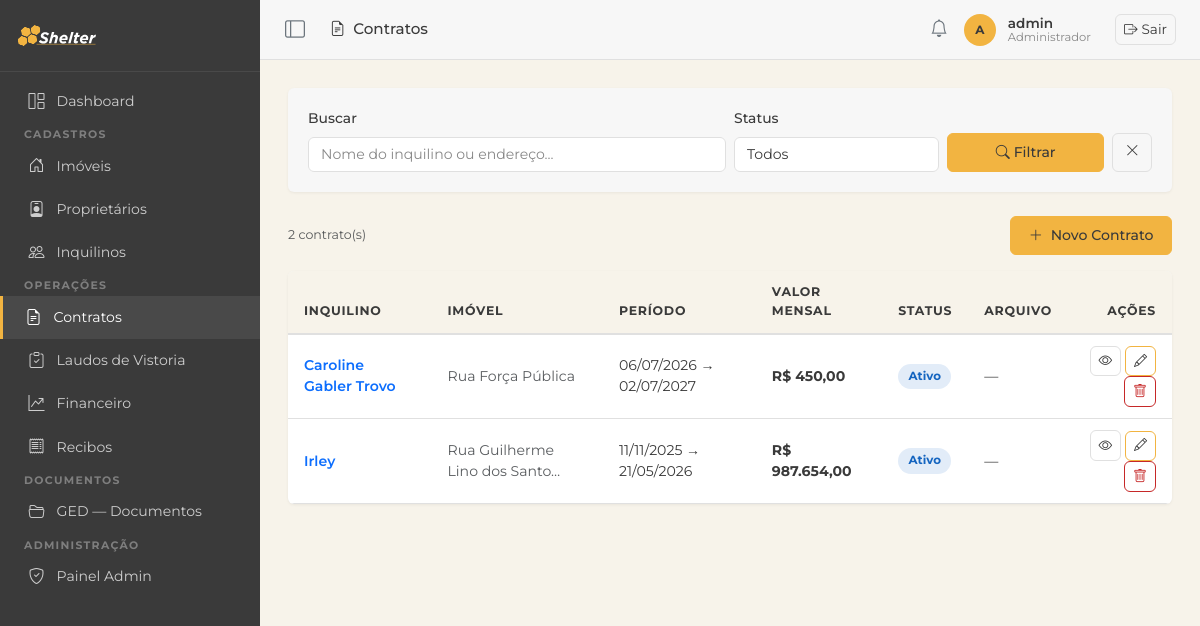
/contratos/ (signed in), run on an earlier commit of the app's database.
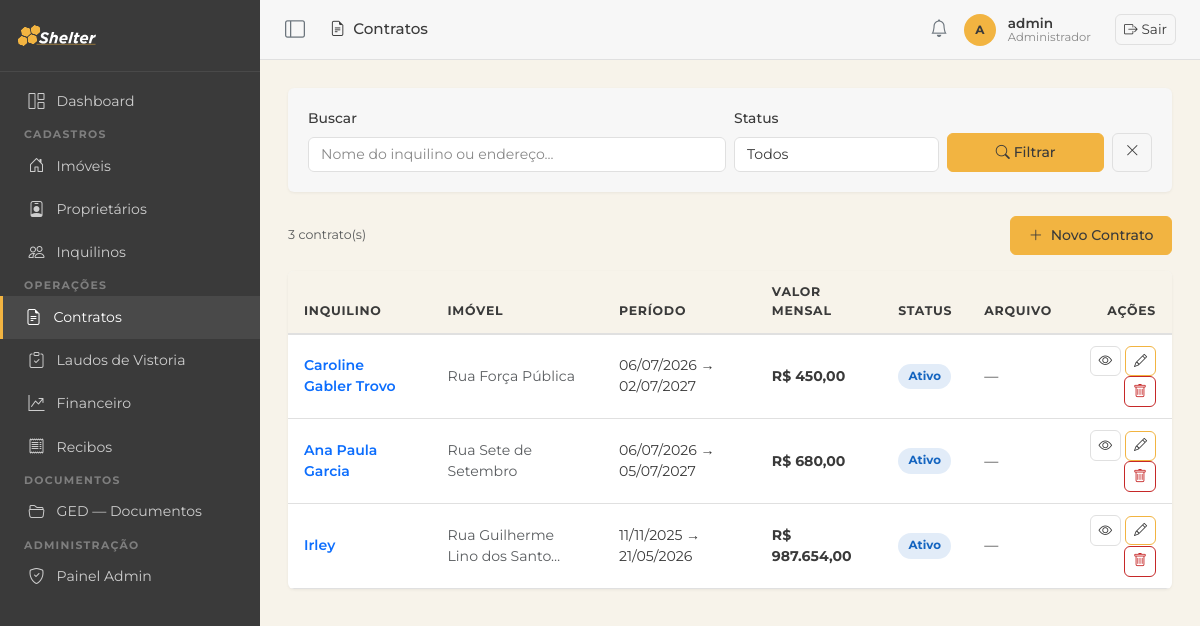
And on a later commit of the database.
### imoveis/models.py (models this page shows, shortened)
class Contrato(models.Model):
    STATUS_CHOICES = [
        ('ativo', 'Ativo'),
        ('encerrado', 'Encerrado'),
        ('rescindido', 'Rescindido'),
    ]
    TIPO_CONTRATO_CHOICES = [
        ('PF', 'Pessoa Física'),
        ('PJ', 'Pessoa Jurídica'),
    ]
    imovel = models.ForeignKey(Imovel, on_delete=models.PROTECT, related_name='contratos')
    inquilino = models.ForeignKey(Inquilino, on_delete=models.PROTECT, related_name='contratos')
    tipo_contrato = models.CharField(max_length=2, choices=TIPO_CONTRATO_CHOICES, default='PF',
                                     verbose_name='Tipo de Contrato')
    status = models.CharField(max_length=20, choices=STATUS_CHOICES, default='ativo')
    data_inicio = models.DateField(verbose_name='Data de Início')
    data_fim = models.DateField(verbose_name='Data de Término')
    valor_mensal = models.DecimalField(max_digits=10, decimal_places=2, verbose_name='Valor Mensal')
    dia_vencimento = models.PositiveSmallIntegerField(default=10, verbose_name='Dia de Vencimento')
    comprovante_renda = models.FileField(upload_to='comprovantes_renda/', blank=True, null=True,
                                         verbose_name='Comprovante de Renda (PF)')
    contrato_social = models.FileField(upload_to='contratos_sociais/', blank=True, null=True,
                                       verbose_name='Contrato Social (PJ)')
    recibo_chaves = models.FileField(upload_to='contratos/recibo_chaves/', blank=True, null=True,
                                     verbose_name='Recibo de Entrega de Chaves')
    comprovante_anual = models.FileField(upload_to='contratos/comprovante_anual/', blank=True, null=True,
                                         verbose_name='Comprovante Anual de Pagamento')
    documento_gerado = models.FileField(upload_to='contratos/gerados/', blank=True, null=True,
                                        verbose_name='Contrato gerado (PDF)')
    observacoes = models.TextField(blank=True, verbose_name='Observações')
    criado_em = models.DateTimeField(auto_now_add=True)
    class Meta:
        verbose_name = 'Contrato'
        verbose_name_plural = 'Contratos'
        ordering = ['-data_inicio']

class Inquilino(models.Model):
    FAIXA_RENDA_CHOICES = [
        ('ate_2k', '< R$ 2k'),
        ('2_4k', 'R$ 2k - R$ 3.9k'),
        ('4_7k', 'R$ 4k - R$ 6.9k'),
        ('7_10k', 'R$ 7k - R$ 9.9k'),
        ('10_16k', 'R$ 10k - R$ 15.9k'),
        ('acima_16k', 'R$ 16k +'),
    ]
    nome = models.CharField(max_length=200)
    cpf = models.CharField(max_length=14, unique=True, validators=[validate_cpf], verbose_name='CPF')
    cnpj = models.CharField(max_length=18, blank=True, validators=[validate_cnpj], verbose_name='CNPJ')
    email = models.EmailField(blank=True)
    telefone = models.CharField(max_length=20, blank=True)
    rg = models.CharField(max_length=20, blank=True, validators=[validate_rg], verbose_name='RG')
    qualificacao = models.CharField(max_length=300, blank=True, verbose_name='Qualificação',
                                    help_text='Estado civil, profissão, nacionalidade')
    profissao = models.CharField(max_length=100, blank=True, verbose_name='Profissão')
    faixa_renda = models.CharField(max_length=20, choices=FAIXA_RENDA_CHOICES, blank=True,
                                   verbose_name='Faixa de Renda')
    observacoes = models.TextField(blank=True, verbose_name='Observações')
    criado_em = models.DateTimeField(auto_now_add=True)
    class Meta:
        verbose_name = 'Inquilino'
        verbose_name_plural = 'Inquilinos'
        ordering = ['nome']

class Imovel(models.Model):
    TIPO_CHOICES = [
        ('apartamento', 'Apartamento'),
        ('casa', 'Casa'),
        ('comercial', 'Comercial'),
        ('terreno', 'Terreno'),
        ('galpao', 'Galpão'),
    ]
    STATUS_CHOICES = [
        ('ocupado', 'Ocupado'),
        ('vago', 'Vago'),
        ('manutencao', 'Em Manutenção'),
    ]
    CATEGORIA_CHOICES = [
        ('urbano', 'Urbano'),
        ('rural', 'Rural'),
    ]
    proprietario = models.ForeignKey(Proprietario, on_delete=models.PROTECT, related_name='imoveis')
    tipo = models.CharField(max_length=20, choices=TIPO_CHOICES)
    status = models.CharField(max_length=20, choices=STATUS_CHOICES, default='vago')
    categoria = models.CharField(max_length=10, choices=CATEGORIA_CHOICES, default='urbano', verbose_name='Categoria')
    endereco = models.CharField(max_length=300)
    numero = models.CharField(max_length=20, blank=True, verbose_name='Número')
    complemento = models.CharField(max_length=100, blank=True, verbose_name='Complemento')
    bairro = models.CharField(max_length=100, blank=True)
    cidade = models.CharField(max_length=100, default='')
    area_m2 = models.DecimalField(max_digits=8, decimal_places=2, null=True, blank=True, verbose_name='Área (m²)')
    descricao = models.TextField(blank=True)
    matricula = models.CharField(max_length=100, blank=True, verbose_name='Matrícula')
    data_aquisicao = models.DateField(null=True, blank=True, verbose_name='Data de Aquisição')
    valor_aquisicao = models.DecimalField(max_digits=14, decimal_places=2, null=True, blank=True, verbose_name='Valor de Aquisição')
    cadastro_prefeitura = models.CharField(max_length=100, blank=True, verbose_name='Cadastro Prefeitura')
    planta_projeto = models.FileField(upload_to='plantas/', blank=True, null=True, verbose_name='Planta/Projeto')
    nirf = models.CharField(max_length=50, blank=True, verbose_name='NIRF')
    incra = models.CharField(max_length=50, blank=True, verbose_name='INCRA')
    car = models.CharField(max_length=100, blank=True, verbose_name='CAR')
    criado_em = models.DateTimeField(auto_now_add=True)
    class Meta:
        verbose_name = 'Imóvel'
        verbose_name_plural = 'Imóveis'
        ordering = ['endereco']

### imoveis/views.py (the view)
# urls.py: path('contratos/', views.contrato_list, name='contrato_list'),
@login_required
def contrato_list(request):
    q = request.GET.get('q', '')
    status = request.GET.get('status', '')
    qs = Contrato.objects.select_related('imovel', 'inquilino')
    if q:
        qs = qs.filter(Q(inquilino__nome__icontains=q) | Q(imovel__endereco__icontains=q))
    if status:
        qs = qs.filter(status=status)
    return render(request, 'contratos/contrato_list.html', {
        'contratos': qs, 'q': q, 'status': status,
        'status_choices': Contrato.STATUS_CHOICES,
    })

### imoveis/templatetags/imoveis_tags.py (called while the page is built)
@register.filter
def brl(value):
    try:
        value = float(value)
    except (TypeError, ValueError):
        return value
    formatted = f"{value:,.2f}"          # 1,500.00  (locale inglês)
    formatted = formatted.replace(",", "X").replace(".", ",").replace("X", ".")
    return formatted

### templates/contratos/contrato_list.html (shortened to what this page needs)
{% extends 'base.html' %}
{% load imoveis_tags %}
{% block page_title %}<i class="bi bi-file-earmark-text me-2"></i>Contratos{% endblock %}
{% block nav_contratos %}active{% endblock %}
{% block content %}
<div class="section-card mb-4">
  <div class="section-card-body">
    <form method="get" class="row g-2 align-items-end">
      <div class="col-12 col-md-6">
        <label class="form-label">Buscar</label>
        <input type="text" name="q" value="{{ q }}" class="form-control" placeholder="Nome do inquilino ou endereço...">
      </div>
      <div class="col-md-3">
        <label class="form-label">Status</label>
        <select name="status" class="form-select">
          <option value="">Todos</option>
        </select>
      </div>
      <div class="col-md-3 d-flex gap-2">
        <button type="submit" class="btn btn-primary flex-fill"><i class="bi bi-search"></i> Filtrar</button>
        <a href="{% url 'contrato_list' %}" class="btn btn-outline-secondary"><i class="bi bi-x-lg"></i></a>
      </div>
    </form>
  </div>
</div>
<div class="d-flex justify-content-between align-items-center mb-3">
  <span class="text-muted small">{{ contratos.count }} contrato(s)</span>
  <a href="{% url 'contrato_create' %}" class="btn btn-primary"><i class="bi bi-plus-lg me-1"></i> Novo Contrato</a>
</div>
<div class="section-card">
  <div class="table-responsive">
    <table class="table mb-0">
      <thead>
        <tr><th>Inquilino</th><th>Imóvel</th><th>Período</th><th>Valor Mensal</th><th>Status</th><th>Arquivo</th><th class="text-end">Ações</th></tr>
      </thead>
      <tbody>
        {% for c in contratos %}
        <tr>
          <td><a href="{% url 'contrato_detail' c.pk %}" class="fw-semibold text-primary">{{ c.inquilino.nome }}</a></td>
          <td class="small text-muted">{{ c.imovel.endereco|truncatechars:30 }}</td>
          <td class="small">{{ c.data_inicio|date:"d/m/Y" }} → {{ c.data_fim|date:"d/m/Y" }}</td>
          <td><strong>R$ {{ c.valor_mensal|brl }}</strong></td>
          <td><span class="status-badge badge-{{ c.status }}">{{ c.get_status_display }}</span></td>
          <td>
            {% if c.arquivo %}
            <a href="{{ c.arquivo.url }}" target="_blank" class="btn btn-sm btn-outline-secondary"><i class="bi bi-file-earmark-pdf"></i></a>
            {% else %}—{% endif %}
          </td>
          <td class="text-end">
            <a href="{% url 'contrato_detail' c.pk %}" class="btn btn-sm btn-outline-secondary"><i class="bi bi-eye"></i></a>
            <a href="{% url 'contrato_edit' c.pk %}" class="btn btn-sm btn-outline-primary"><i class="bi bi-pencil"></i></a>
            <button class="btn btn-sm btn-outline-danger" data-bs-toggle="modal" data-bs-target="#del{{ c.pk }}"><i class="bi bi-trash"></i></button>
          </td>
        </tr>
        {% empty %}
        <tr><td colspan="7" class="text-center text-muted py-4">Nenhum contrato encontrado.</td></tr>
        {% endfor %}
      </tbody>
    </table>
  </div>
</div>
{% endblock %}

What changed in the data, as far as the page shows it:
added Contrato: inquilino.nome "Ana Paula Garcia", imovel.endereco "Rua Sete de Setembro", data_inicio "06/07/2026", data_fim "05/07/2027", valor_mensal|brl "680,00", status "Ativo"
Also different on the page:
{{ contratos.count }}: "2" → "3"
